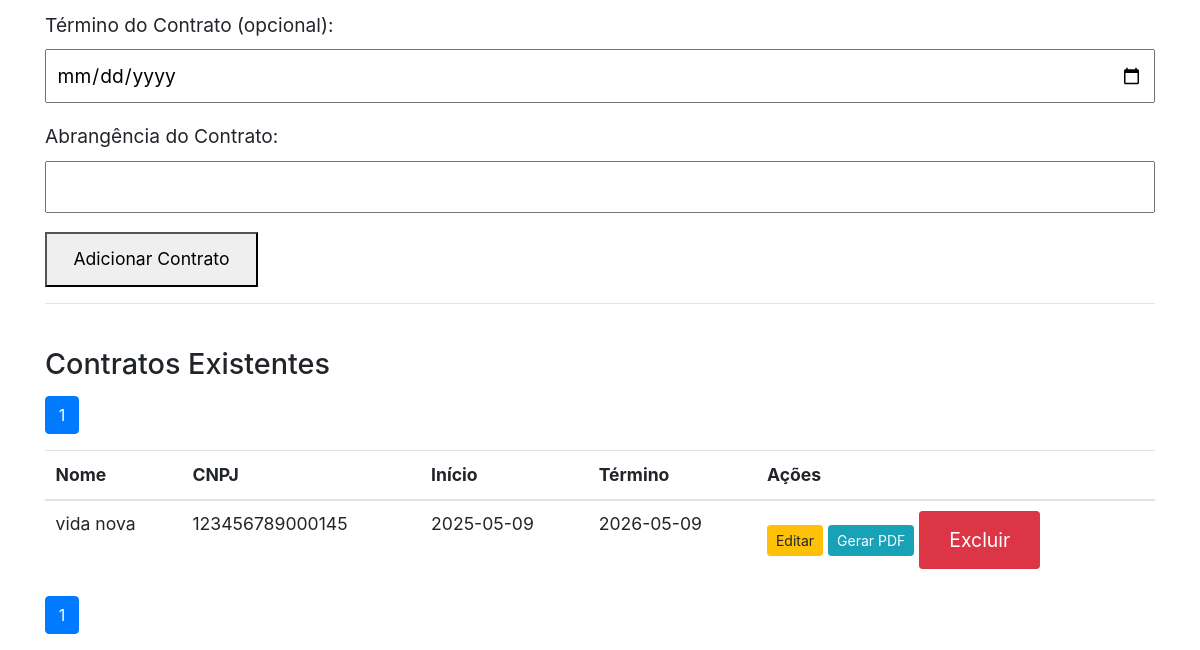
Page / (signed in, lower part) on the earlier database version.
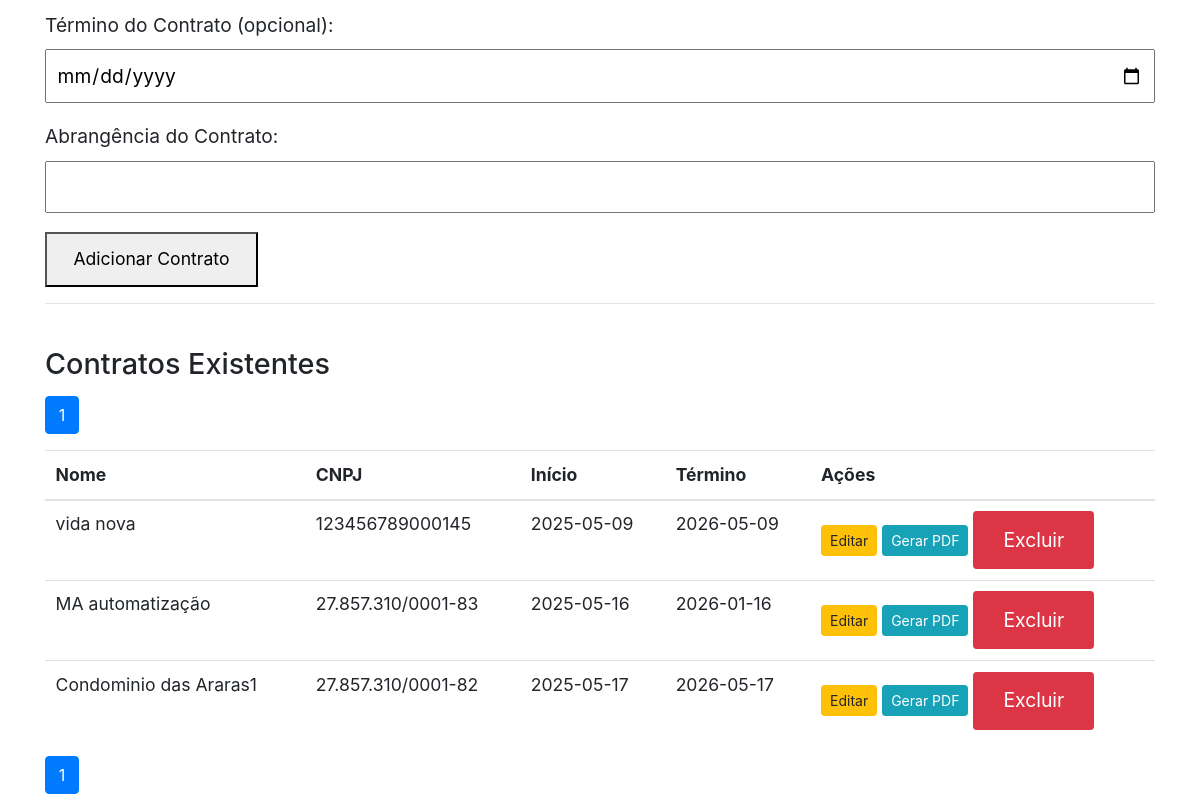
Same page on the later database version.
### app.py (models this page shows)
class ContratCond(db.Model):
    id = db.Column(db.Integer, primary_key=True)
    created = db.Column(db.DateTime, default=datetime.datetime.utcnow)
    nome = db.Column(db.String(200), nullable=False)
    cnpj = db.Column(db.String(14), unique=True, nullable=False)
    endereco = db.Column(db.String(200), nullable=False)
    cep = db.Column(db.String(200), nullable=False)
    estado = db.Column(db.String(200), nullable=False)
    telefone = db.Column(db.String(200), nullable=False)
    email = db.Column(db.String(200), nullable=False)
    valor_contrato = db.Column(db.Float, nullable=False)
    inicio_contrato = db.Column(db.String(200), nullable=False)
    termino_contrato = db.Column(db.String(200))
    abrangencia_contrato = db.Column(db.String(200), nullable=False)

### app.py (the view, shortened to what this page needs)
@app.route('/', methods=['GET', 'POST'])
@login_required
def index():
    page = request.args.get('page', 1, type=int)
    contratos = ContratCond.query.paginate(page=page, per_page=10)
    return render_template('index.html', contratos=contratos)

### app.py (called while the page is built)
@login_manager.user_loader
def load_user(user_id):
    try:
        return User.query.get(int(user_id))
    except ValueError:
        return None

### templates/index.html (shortened to what this page needs)
{% extends 'base.html' %}
{% block content %}
<form method="POST">
    <div>
    </div>
    <div>
        <label for="termino_contrato">Término do Contrato (opcional):</label>
        <input type="date" id="termino_contrato" name="termino_contrato">
    </div>
    <div>
        <label for="abrangencia_contrato">Abrangência do Contrato:</label>
        <input type="text" id="abrangencia_contrato" name="abrangencia_contrato" required>
    </div>
    <button type="submit">Adicionar Contrato</button>
</form>
<hr>
<h2>Contratos Existentes</h2>
<nav aria-label="Page navigation">
    <ul class="pagination">
        {% for page_num in contratos.iter_pages(left_edge=2, right_edge=2, left_current=2, right_current=2) %}
        {% if page_num %}
        {% if contratos.page == page_num %}
        <li class="page-item active"><a class="page-link" href="{{ url_for('index', page=page_num) }}">{{ page_num }}</a></li>
        {% else %}
        <li class="page-item"><a class="page-link" href="{{ url_for('index', page=page_num) }}">{{ page_num }}</a></li>
        {% endif %}
        {% else %}
        <li class="page-item disabled"><a class="page-link" href="#">...</a></li>
        {% endif %}
        {% endfor %}
    </ul>
</nav>
<table class="table">
    <thead>
        <tr>
            <th>Nome</th>
            <th>CNPJ</th>
            <th>Início</th>
            <th>Término</th>
            <th>Ações</th>
        </tr>
    </thead>
    <tbody>
        {% for contrato in contratos.items %}
        <tr>
            <td>{{ contrato.nome }}</td>
            <td>{{ contrato.cnpj }}</td>
            <td>{{ contrato.inicio_contrato }}</td>
            <td>{{ contrato.termino_contrato }}</td>
            <td>
                <a href="{{ url_for('edit', id=contrato.id) }}" class="btn btn-sm btn-warning">Editar</a>
                <a href="{{ url_for('generate_pdf', id=contrato.id) }}" class="btn btn-sm btn-info" target="_blank">Gerar PDF</a>
                <form method="POST" action="{{ url_for('delete_contrato', id=contrato.id) }}" style="display: inline-block;">
                    <button type="submit" class="btn btn-sm btn-danger" onclick="return confirm('Tem certeza que deseja excluir este contrato?')">Excluir</button>
                </form>
            </td>
        </tr>
        {% endfor %}
    </tbody>
</table>
    <ul class="pagination">
    {% for page_num in contratos.iter_pages(left_edge=2, right_edge=2, left_current=2, right_current=2) %}
    {% if page_num %}
    {% if contratos.page == page_num %}
    <li class="page-item active"><a class="page-link" href="{{ url_for('index', page=page_num) }}">{{ page_num }}</a></li>
    {% else %}
    <li class="page-item"><a class="page-link" href="{{ url_for('index', page=page_num) }}">{{ page_num }}</a></li>
    {% endif %}
    {% else %}
    <li class="page-item disabled"><a class="page-link" href="#">...</a></li>
    {% endif %}
    {% endfor %}
</ul>
{% endblock %}

### templates/base.html (shortened to what this page needs)
<!DOCTYPE html>
<html lang="pt-BR">
<head>
    <link rel="stylesheet" href="https://stackpath.bootstrapcdn.com/bootstrap/4.3.1/css/bootstrap.min.css">
</head>
<body>
    <div class="container mt-4">
        {% block content %}{% endblock %}
    </div>
</body>
</html>

### templates/index.html (style rules this page uses)
body { font-size: 16px; }
h2 { font-size: 1.8em; margin-top: 1.5em; margin-bottom: 0.5em; }
label { font-size: 1.2em; display: block; margin-bottom: 0.5em; }
input[type="text"], input[type="email"], input[type="number"], input[type="date"] { font-size: 1.2em; padding: 0.5em; margin-bottom: 1em; width: 100%; box-sizing: border-box; }
button[type="submit"] { font-size: 1.1em; padding: 0.7em 1.5em; }
hr { margin: 1em 0; }
.table th { font-size: 1.1em; padding: 0.6em; font-weight: bold; }
.table td { font-size: 1.1em; padding: 0.6em; }
.pagination a { font-size: 1em; padding: 0.5em 0.8em; margin: 0 0.2em; border: 1px solid #ccc; text-decoration: none; color: #333; border-radius: 5px; }
.pagination .active a { background-color: #007bff; color: white; border-color: #007bff; }
nav a { font-size: 1.2em; margin-right: 1em; text-decoration: none; color: #333; }

Differences in the rows shown:
added ContratCond: nome "MA automatização", cnpj "27.857.310/0001-83", inicio_contrato "2025-05-16", termino_contrato "2026-01-16"
added ContratCond: nome "Condominio das Araras1", cnpj "27.857.310/0001-82", inicio_contrato "2025-05-17", termino_contrato "2026-05-17"
